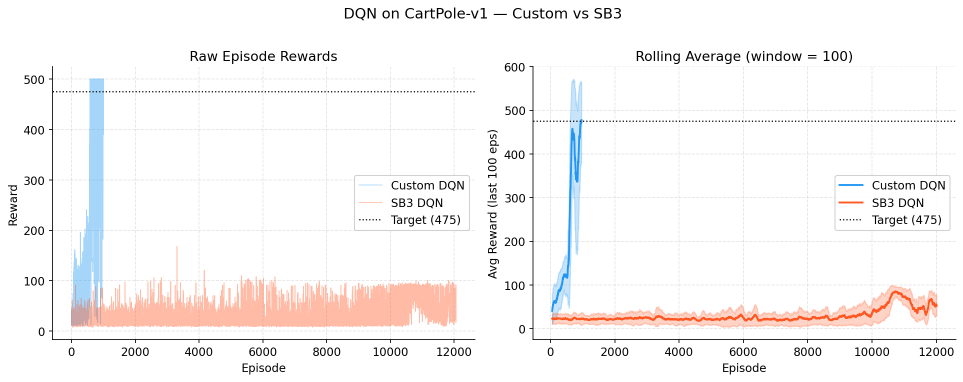
#> input picture deliverables/reports/step01/figures/dqn_comparison.png, 1926 x 763 px (shown at 1/2 size)
$ python make_comparison_panels.py
#> lines starting #> are read from the running program, lines starting #| are printed output that depends on the picture; after the words box and inside, x2 and y2 are one past the last pixel; in counts of white or black regions, pixels touching at a corner belong together
"""Chapter 1 figures 1-2: the rolling-average panel of the saved SB3 comparisons.

STOP-GAP, September 2026 final review (F01-G02/G03). The learning-curve figures
come from implementation/step01/compare_sb3.py, which reads the TensorBoard logs
of our own DQN/PPO runs. Those logs were never committed and are gone, so the
figures cannot be re-drawn without re-training. What is left are the saved
renders:

    figures/dqn_comparison.png  - render of 6 Apr 2026 (commit de7456b): our final
                                  DQN run (1,011 episodes) vs the SB3 DQN run in
                                  implementation/step01/sb3_results_cache.json
    figures/ppo_comparison.png  - render of 3 Apr 2026 (commit 049b4c4): our final
                                  PPO run (547 episodes) vs the SB3 PPO run in the
                                  same cache. (The 6 Apr render had picked up the
                                  earlier [64,64] run instead - review F01-G03.)

Both are two-panel figures, 13 in wide, that print at about half size. This
script keeps only the right-hand panel (rolling average - the only one the text
uses), which then prints near full size, and redraws its axis labels and legend
with matplotlib so that scripts/figures/render_bg_figures.py can produce the
Bulgarian twin from the label mapping like every other figure. The curves, ticks
and tick numbers are the saved pixels, unchanged. The panel title is dropped; the
caption carries it.

Once the runs are repeated and compare_sb3.py draws single-panel figures again,
this script is obsolete: its input check fails and it writes nothing.

Usage (from the repo root):  python deliverables/reports/step01/summary/make_comparison_panels.py
Outputs: figures/{dqn,ppo}_rolling.png and summary/{dqn,ppo}_rolling.png
"""

from pathlib import Path
import sys

import numpy as np
import matplotlib
matplotlib.use("Agg")
import matplotlib.pyplot as plt
from PIL import Image

HERE = Path(__file__).parent.resolve()
FIGURES = HERE.parent / "figures"

C_OUR = "#2196F3"   # as in compare_sb3.py
C_SB3 = "#FF5722"

SRC_SIZE = (1931, 814)            # both saved renders, 150 dpi
SRC_DPI = 150
CROP = (1002, 125, 1924, 717)     # right panel: y tick numbers .. x tick numbers
SCALE = 0.90                      # print scale of the saved pixels
LABEL_FS = 10                     # new text, printed size in pt

PANELS = [
    dict(src="dqn_comparison.png", out="dqn_rolling.png",
         spine_x=1066,                  # left spine column, for the input check
         legend_box=(1078, 351, 1309, 462),
         labels=["Custom DQN", "SB3 DQN", "Target (475)"],
         styles=[dict(color=C_OUR, lw=1.8), dict(color=C_SB3, lw=1.8),
                 dict(color="k", lw=1.2, ls=":")],
         ylabel="Rolling Avg Reward (100 ep)"),
    dict(src="ppo_comparison.png", out="ppo_rolling.png",
         spine_x=1085,
         legend_box=(1097, 144, 1321, 256),
         labels=["Custom PPO", "SB3 PPO", "Target (200)"],
         styles=[dict(color=C_OUR, lw=1.8), dict(color=C_SB3, lw=1.8),
                 dict(color="k", lw=1.2, ls=":")],
         ylabel="Rolling Avg Reward (50 ep)"),
]
BOTTOM_SPINE_Y = 679


def input_ok(img: np.ndarray, spine_x: int) -> bool:
    """The saved two-panel layout, and nothing else, is what the crop assumes."""
    h, w, _ = img.shape
    if (w, h) != SRC_SIZE:
        return False
    dark = img[:, :, :3].astype(int).sum(axis=2) < 200
    return dark[150:670, spine_x].mean() > 0.95 and \
        dark[BOTTOM_SPINE_Y, spine_x + 5:1900].mean() > 0.95


def make_panel(p: dict) -> bool:
    src = FIGURES / p["src"]
    img = np.asarray(Image.open(src).convert("RGB")).copy()
    if not input_ok(img, p["spine_x"]):
        print(f"  {p['src']}: not the saved two-panel render - skipped "
              "(re-draw the figure with compare_sb3.py instead)")
        return False

    x0, y0, x1, y1 = CROP
    crop = img[y0:y1, x0:x1].copy()
    # descenders of the dropped panel title reach the first rows of the crop
    crop[0:4, 1100 - x0:, :] = 255
    ch, cw = crop.shape[:2]

    left, bottom, top, right = 0.34, 0.34, 0.04, 0.04          # inches
    w_in, h_in = cw / SRC_DPI * SCALE, ch / SRC_DPI * SCALE
    fw, fh = left + w_in + right, bottom + h_in + top
    fig = plt.figure(figsize=(fw, fh))
    ax = fig.add_axes([left / fw, bottom / fh, w_in / fw, h_in / fh])
    ax.imshow(crop, extent=(0, cw, ch, 0), interpolation="antialiased")

    # invisible artists, so the legend labels pass through `label=` like any plot
    for lab, st in zip(p["labels"], p["styles"]):
        ax.plot([], [], label=lab, **{**st, "lw": st["lw"] * SCALE})
    ax.set_xlim(0, cw)
    ax.set_ylim(ch, 0)
    ax.axis("off")

    # the new legend sits exactly on the old one and must hide it completely
    bx0, by0, bx1, by1 = p["legend_box"]
    old = [bx0 - x0 - 2, by0 - y0 - 2, bx1 - x0 + 2, by1 - y0 + 2]
    pad = 0.4
    for _ in range(12):
        leg = ax.legend(loc="upper left", bbox_to_anchor=(old[0], old[1]),
                        bbox_transform=ax.transData, borderaxespad=0,
                        fontsize=11 * SCALE, framealpha=1.0, edgecolor="0.8",
                        borderpad=pad)
        fig.canvas.draw()
        bb = leg.get_window_extent()
        (ox0, oy1), (ox1, oy0) = ax.transData.transform([(old[0], old[1]),
                                                         (old[2], old[3])])
        if bb.x0 <= ox0 + 0.5 and bb.x1 >= ox1 and bb.y0 <= oy0 and bb.y1 >= oy1 - 0.5:
            break
        pad += 0.1
        leg.remove()
    else:
        print(f"  {p['src']}: new legend does not cover the old one")
        plt.close(fig)
        return False

    # axis labels, centred on the axes area of the crop
    ax_x0, ax_x1 = p["spine_x"] - x0, 1916 - x0
    ax_y0, ax_y1 = 134 - y0, BOTTOM_SPINE_Y - y0
    ycen = bottom + h_in * (1 - (ax_y0 + ax_y1) / 2 / ch)
    xcen = left + w_in * ((ax_x0 + ax_x1) / 2 / cw)
    fig.text(0.13 / fw, ycen / fh, p["ylabel"], rotation=90,
             ha="center", va="center", fontsize=LABEL_FS)
    fig.text(xcen / fw, 0.12 / fh, "Episode", ha="center", va="center",
             fontsize=LABEL_FS)

    for out in (FIGURES / p["out"], HERE / p["out"]):
        fig.savefig(out, dpi=300)
        print(f"  saved {out.relative_to(HERE.parent.parent.parent.parent)}")
    plt.close(fig)
    return True


def main() -> int:
    ok = [make_panel(p) for p in PANELS]
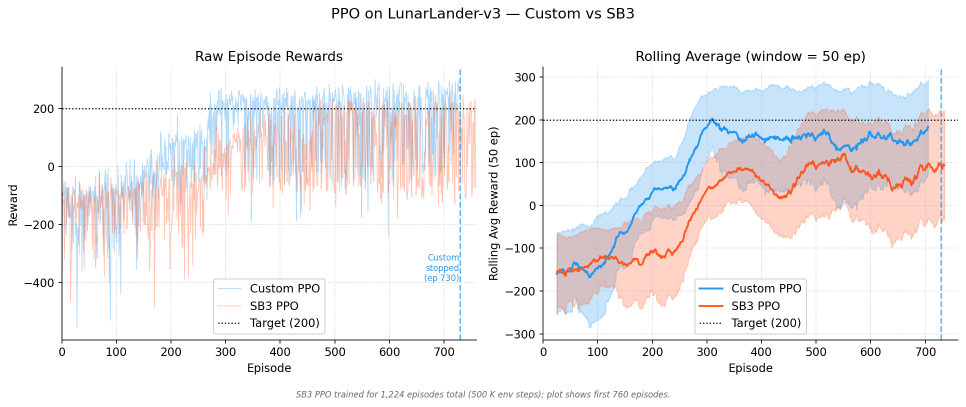
#> input picture deliverables/reports/step01/summary/ppo_comparison.png, 1931 x 814 px, found by its file name (shown at 1/2 size)
#> call 2 of input_ok, with spine_x = 1085
#> in input_ok (call 2), `dark = img[:, :, :3].astype(int).sum(axis=2) < 200`:
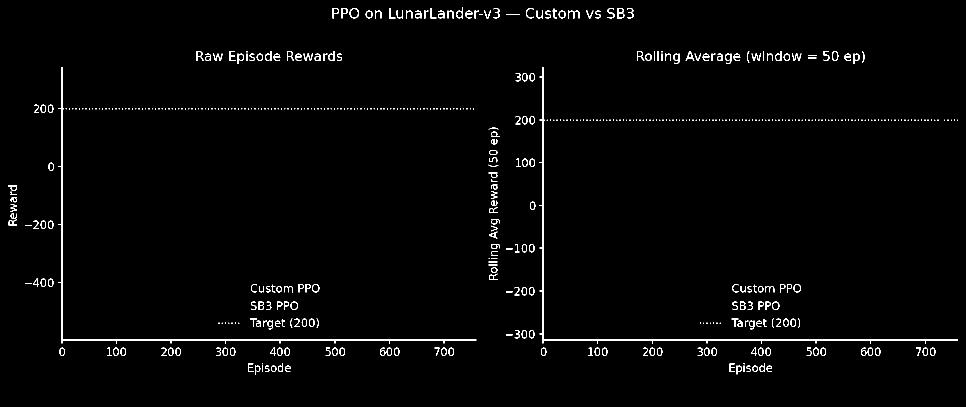
#> dark: shape (814, 1931) bool (shown at 1/2 size); 1.5% white in thin lines or dots, all inside (x1, y1, x2, y2) = (16, 15, 1916, 749)
#> in make_panel (call 2), `x0, y0, x1, y1 = CROP`: x0 = 1002; y0 = 125; x1 = 1924; y1 = 717
#> in make_panel (call 2), `crop = img[y0:y1, x0:x1].copy()`:
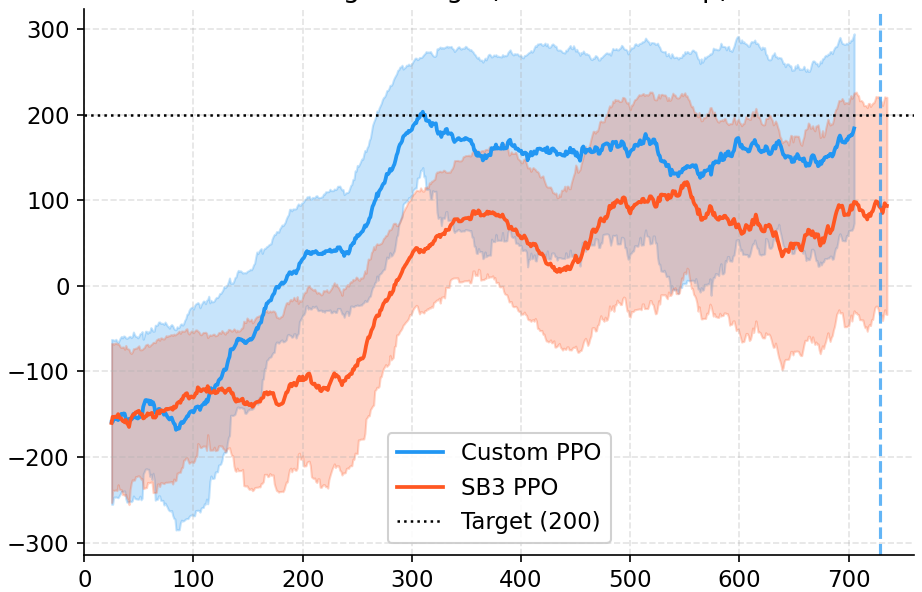
#> crop: shape (592, 922, 3); mean R, G, B 236.5, 231.8, 233.8
#> in make_panel (call 2), `crop[0:4, 1100 - x0:, :] = 255`: crop: shape (592, 922, 3); 0.01% of pixels changed, all inside (x1, y1, x2, y2) = (346, 0, 724, 3)
#> in make_panel (call 2), `old = [bx0 - x0 - 2, by0 - y0 - 2, bx1 - x0 + 2, by1 - y0 + 2]`: old = [93, 17, 321, 133]
#> after the loop in make_panel (call 2), `for _ in range(12):`: pad = 0.6
#> in make_panel (call 2), `ax_x0, ax_x1 = p["spine_x"] - x0, 1916 - x0`: ax_x0 = 83; ax_x1 = 914
#> in make_panel (call 2), `ax_y0, ax_y1 = 134 - y0, BOTTOM_SPINE_Y - y0`: ax_y0 = 9; ax_y1 = 554
#> in make_panel (call 2), `ycen = bottom + h_in * (1 - (ax_y0 + ax_y1) / 2 / ch)`: ycen = 2.2
#> in make_panel (call 2), `xcen = left + w_in * ((ax_x0 + ax_x1) / 2 / cw)`: xcen = 3.33
#> the loop in make_panel (call 2), `for out in (FIGURES / p["out"], HERE / p["out"]):` made 2 passes
#> pass 1, in make_panel (call 2), `fig.savefig(out, dpi=300)`:
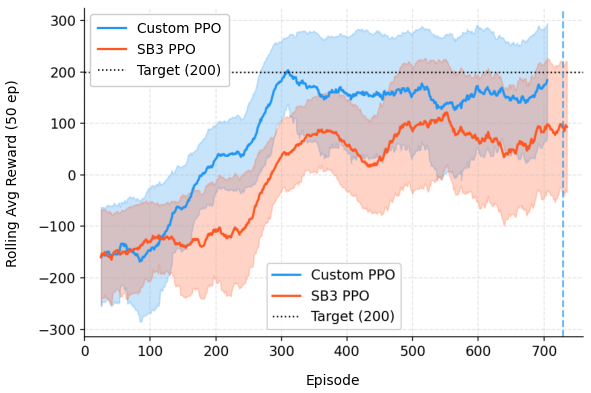
#> figure drawn by matplotlib, 1 panel
    return 0 if all(ok) else 1


if __name__ == "__main__":
#> (the run stopped early here; a loop or call above may not have finished)
